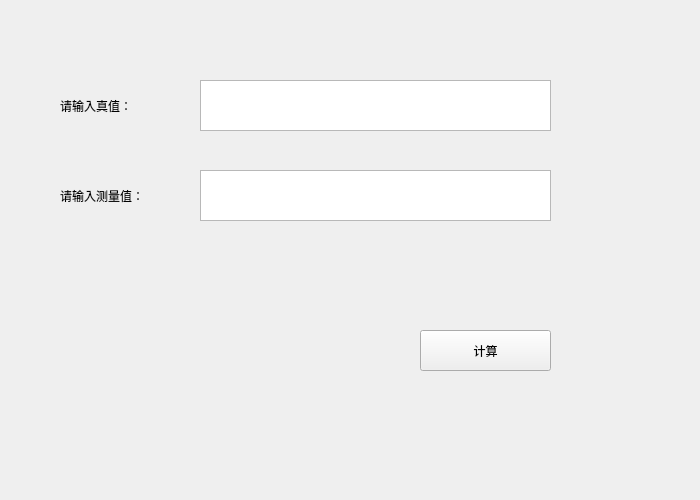
<?xml version="1.0" encoding="UTF-8"?>
<ui version="4.0">
 <class>E1t1</class>
 <widget class="QWidget" name="E1t1">
  <property name="geometry">
   <rect>
    <x>0</x>
    <y>0</y>
    <width>700</width>
    <height>500</height>
   </rect>
  </property>
  <property name="windowTitle">
   <string>Form</string>
  </property>
  <widget class="QLabel" name="label">
   <property name="geometry">
    <rect>
     <x>60</x>
     <y>80</y>
     <width>151</width>
     <height>51</height>
    </rect>
   </property>
   <property name="text">
    <string>请输入真值：</string>
   </property>
  </widget>
  <widget class="QLabel" name="label_2">
   <property name="geometry">
    <rect>
     <x>60</x>
     <y>170</y>
     <width>151</width>
     <height>51</height>
    </rect>
   </property>
   <property name="text">
    <string>请输入测量值：</string>
   </property>
  </widget>
  <widget class="QPlainTextEdit" name="plainTextEdit">
   <property name="geometry">
    <rect>
     <x>200</x>
     <y>80</y>
     <width>351</width>
     <height>51</height>
    </rect>
   </property>
  </widget>
  <widget class="QPlainTextEdit" name="plainTextEdit_2">
   <property name="geometry">
    <rect>
     <x>200</x>
     <y>170</y>
     <width>351</width>
     <height>51</height>
    </rect>
   </property>
  </widget>
  <widget class="QLabel" name="label_3">
   <property name="geometry">
    <rect>
     <x>100</x>
     <y>270</y>
     <width>501</width>
     <height>51</height>
    </rect>
   </property>
   <property name="text">
    <string/>
   </property>
  </widget>
  <widget class="QPushButton" name="pushButton">
   <property name="geometry">
    <rect>
     <x>420</x>
     <y>330</y>
     <width>131</width>
     <height>41</height>
    </rect>
   </property>
   <property name="text">
    <string>计算</string>
   </property>
  </widget>
 </widget>
 <resources/>
 <connections/>
</ui>
